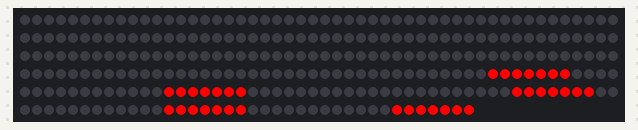
Recording of a sketch running on a simulated Arduino Uno, built with avr-gcc and run on an emulated ATmega328P. Shown: 288 RGB LEDs in strip order, left to right, continuing on the next row.

Above: at 0.1 s.

The sketch:

Blink2_und3.ino
```cpp
/// @file    Blink.ino
/// @brief   Blink the first LED of an LED strip
/// @example Blink.ino

#include <FastLED.h>

// How many leds in your strip?
#define NUM_LEDS 288

// For led chips like WS2812, which have a data line, ground, and power, you just
// need to define DATA_PIN.  For led chipsets that are SPI based (four wires - data, clock,
// ground, and power), like the LPD8806 define both DATA_PIN and CLOCK_PIN
// Clock pin only needed for SPI based chipsets when not using hardware SPI
#define DATA_PIN 7
#define CLOCK_PIN 13

// Define the array of leds
CRGB leds[NUM_LEDS];

void setup() {
    // Uncomment/edit one of the following lines for your leds arrangement.
    // ## Clockless types ##
    FastLED.addLeds<NEOPIXEL, DATA_PIN>(leds, NUM_LEDS);  // GRB ordering is assumed
    // FastLED.addLeds<SM16703, DATA_PIN, RGB>(leds, NUM_LEDS);
    // FastLED.addLeds<TM1829, DATA_PIN, RGB>(leds, NUM_LEDS);
    // FastLED.addLeds<TM1812, DATA_PIN, RGB>(leds, NUM_LEDS);
    // FastLED.addLeds<TM1809, DATA_PIN, RGB>(leds, NUM_LEDS);
    // FastLED.addLeds<TM1804, DATA_PIN, RGB>(leds, NUM_LEDS);
    // FastLED.addLeds<TM1803, DATA_PIN, RGB>(leds, NUM_LEDS);
    // FastLED.addLeds<UCS1903, DATA_PIN, RGB>(leds, NUM_LEDS);
    // FastLED.addLeds<UCS1903B, DATA_PIN, RGB>(leds, NUM_LEDS);
    // FastLED.addLeds<UCS1904, DATA_PIN, RGB>(leds, NUM_LEDS);
    // FastLED.addLeds<UCS2903, DATA_PIN, RGB>(leds, NUM_LEDS);
    // FastLED.addLeds<WS2812, DATA_PIN, RGB>(leds, NUM_LEDS);  // GRB ordering is typical
    // FastLED.addLeds<WS2852, DATA_PIN, RGB>(leds, NUM_LEDS);  // GRB ordering is typical
    // FastLED.addLeds<WS2812B, DATA_PIN, RGB>(leds, NUM_LEDS);  // GRB ordering is typical
    // FastLED.addLeds<GS1903, DATA_PIN, RGB>(leds, NUM_LEDS);
    // FastLED.addLeds<SK6812, DATA_PIN, RGB>(leds, NUM_LEDS);  // GRB ordering is typical
    // FastLED.addLeds<SK6822, DATA_PIN, RGB>(leds, NUM_LEDS);
    // FastLED.addLeds<APA106, DATA_PIN, RGB>(leds, NUM_LEDS);
    // FastLED.addLeds<PL9823, DATA_PIN, RGB>(leds, NUM_LEDS);
    // FastLED.addLeds<SK6822, DATA_PIN, RGB>(leds, NUM_LEDS);
    // FastLED.addLeds<WS2811, DATA_PIN, RGB>(leds, NUM_LEDS);
    // FastLED.addLeds<WS2813, DATA_PIN, RGB>(leds, NUM_LEDS);
    // FastLED.addLeds<APA104, DATA_PIN, RGB>(leds, NUM_LEDS);
    // FastLED.addLeds<WS2811_400, DATA_PIN, RGB>(leds, NUM_LEDS);
    // FastLED.addLeds<GE8822, DATA_PIN, RGB>(leds, NUM_LEDS);
    // FastLED.addLeds<GW6205, DATA_PIN, RGB>(leds, NUM_LEDS);
    // FastLED.addLeds<GW6205_400, DATA_PIN, RGB>(leds, NUM_LEDS);
    // FastLED.addLeds<LPD1886, DATA_PIN, RGB>(leds, NUM_LEDS);
    // FastLED.addLeds<LPD1886_8BIT, DATA_PIN, RGB>(leds, NUM_LEDS);
    // ## Clocked (SPI) types ##
    // FastLED.addLeds<LPD6803, DATA_PIN, CLOCK_PIN, RGB>(leds, NUM_LEDS);  // GRB ordering is typical
    // FastLED.addLeds<LPD8806, DATA_PIN, CLOCK_PIN, RGB>(leds, NUM_LEDS);  // GRB ordering is typical
    // FastLED.addLeds<WS2801, DATA_PIN, CLOCK_PIN, RGB>(leds, NUM_LEDS);
    // FastLED.addLeds<WS2803, DATA_PIN, CLOCK_PIN, RGB>(leds, NUM_LEDS);
    // FastLED.addLeds<SM16716, DATA_PIN, CLOCK_PIN, RGB>(leds, NUM_LEDS);
    // FastLED.addLeds<P9813, DATA_PIN, CLOCK_PIN, RGB>(leds, NUM_LEDS);  // BGR ordering is typical
    // FastLED.addLeds<DOTSTAR, DATA_PIN, CLOCK_PIN, RGB>(leds, NUM_LEDS);  // BGR ordering is typical
    // FastLED.addLeds<APA102, DATA_PIN, CLOCK_PIN, RGB>(leds, NUM_LEDS);  // BGR ordering is typical
    // FastLED.addLeds<SK9822, DATA_PIN, CLOCK_PIN, RGB>(leds, NUM_LEDS);  // BGR ordering is typical
}

//Segments
/* oben 212 -218
 *
 *  m horizontal
 *
*(281-287)
*unten (262 - 268)
*
*links unten (241- 247) ? + 262? +287?
*links oben (234 - 240)? +?
*
*rechts oben (189 -^195)
* rechts unten (182 -186)
 */

void loop() {
  // Turn the LED on, then pause
  for(int i =0; i < 7;i++)
  {
  leds[189+i] = CRGB::Red;
  leds[212+i] = CRGB::Red;
  leds[281+i] = CRGB::Red;
  leds[262+i] = CRGB::Red;
  leds[241+i] = CRGB::Red;
  }
  FastLED.show();
  delay(2000);
  // Now turn the LED off, then pause
   for(int i =0; i < 7;i++)
   {
    leds[189+i] = CRGB::Black;
    leds[212+i] = CRGB::Black;
      leds[281+i] = CRGB::Black;
  leds[262+i] = CRGB::Black;
  leds[241+i] = CRGB::Black;

   }
  FastLED.show();
  delay(500);
    for(int i =0; i < 7;i++)
  {
  leds[234+i] = CRGB::Green;
  leds[212+i] = CRGB::Green;
  leds[281+i] = CRGB::Green;
  leds[262+i] = CRGB::Green;
  leds[241+i] = CRGB::Green;
  }
  FastLED.show();
  delay(2000);

     for(int i =0; i < 7;i++)
   {
    leds[234+i] = CRGB::Black;
    leds[212+i] = CRGB::Black;
      leds[281+i] = CRGB::Black;
  leds[262+i] = CRGB::Black;
  leds[241+i] = CRGB::Black;

   }
  FastLED.show();
  delay(500);
}
```
